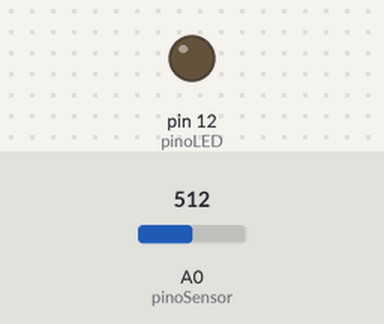
A sketch run on a simulated Arduino Uno, built with avr-gcc and run on an emulated ATmega328P. Shown: output pins drawn as LEDs (lit = HIGH). The inputs (shaded band) are chosen by the test bench; at power-on: A0 (pinoSensor) = 512.

Above: at 1.2 s.
1.3 s: A0 (pinoSensor) set to 681
2.8 s: A0 (pinoSensor) set to 709
At 3.3 s:
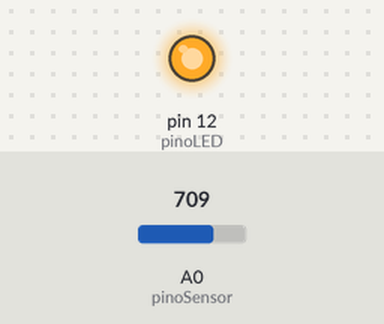
4.3 s: A0 (pinoSensor) set to 680
At 5.5 s:
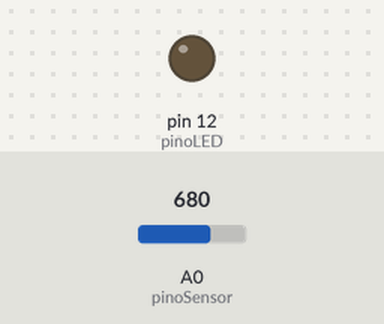
5.8 s: A0 (pinoSensor) set to 700
At 6.8 s:
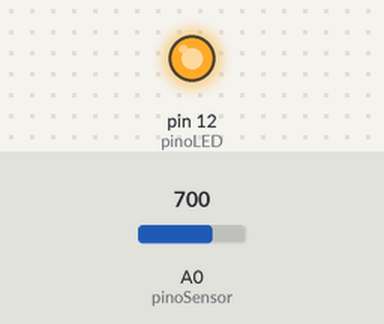
Timing chart, 0 to 8.3 s (numbered marks = the images above; inputs shaded):
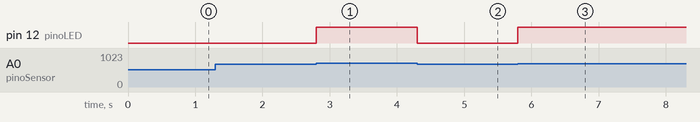

The sketch:

sensor_de_agua.ino
```cpp
const int pinoSensor = A0; //PINO ANALÓGICO UTILIZADO PELO SENSOR
const int pinoLED = 12; //PINO DIGITAL UTILIZADO PELO LED

void setup(){
  //Serial.begin(9600); //INICIALIZAÇÃO DA SERIAL
   pinMode(pinoSensor, INPUT); //DEFINE O PINO COMO ENTRADA
   pinMode(pinoLED, OUTPUT); //DEFINE O PINO COMO SAÍDA
}

void loop(){
  if(analogRead(pinoSensor) > 690){ //SE A LEITURA DO PINO FOR MAIOR QUE 690 BITS (PODE SER AJUSTADO), FAZ
      digitalWrite(pinoLED, HIGH); //ACENDE O LED
  }else{ //SENÃO, FAZ
    digitalWrite(pinoLED, LOW); //APAGA O LED
  }
 }
```

Measured:
- the behaviour switches between 690 and 691 on A0 (pinoSensor) (found by bisection; images 0 and 1)
- after the input at 1.3 s, every drawn part: stays the same
- after the input at 2.8 s, pin 12 (pinoLED): LOW → HIGH at once
- after the input at 4.3 s, pin 12 (pinoLED): HIGH → LOW at once
- after the input at 5.8 s, pin 12 (pinoLED): LOW → HIGH at once
